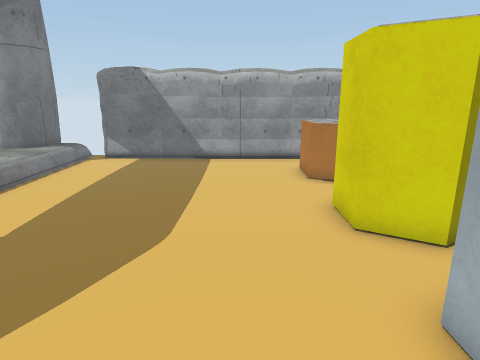
view 1 (above)

16 first-person views from a walk through a Unity game level. The camera is 1.4 m above the floor, tilts 14° down and sees 75° across. The floor is counted in squares, 0.5 m on a side. Each view is taken from the middle of a square. On the plan, view 1 faces up. The plan holds only what a view shows up to about 20 squares ahead; the rest is blank. The place goes on beyond the plan. The player character is not drawn. Some animated figures are left out. Some surface patterns are stand-ins.

view 2
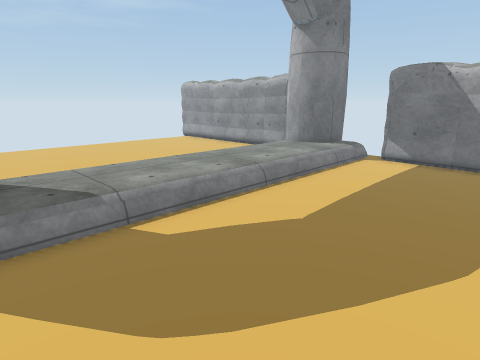

view 3
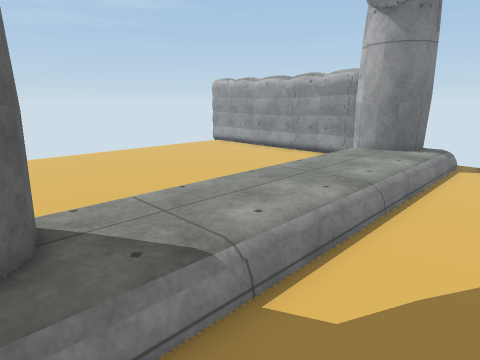

view 4
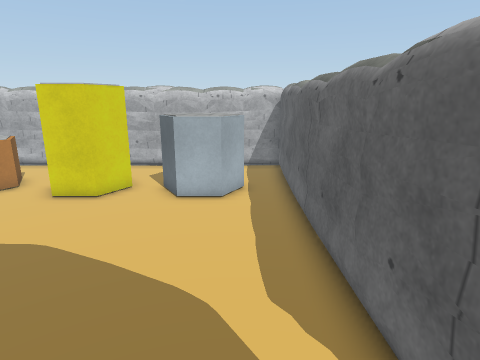

view 5
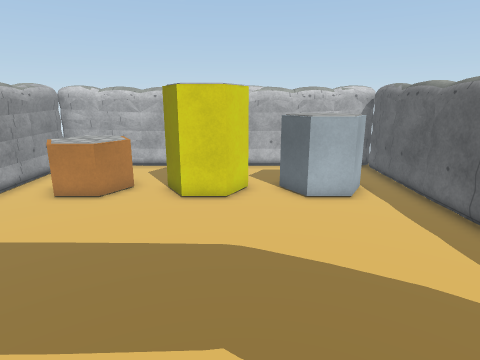

view 6
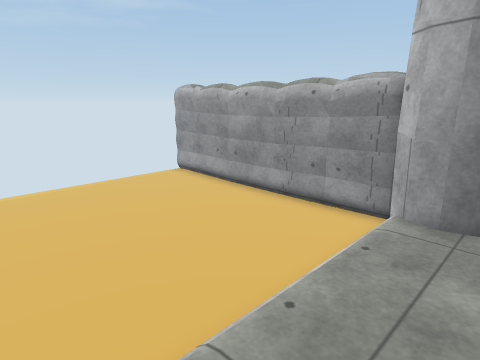

view 7
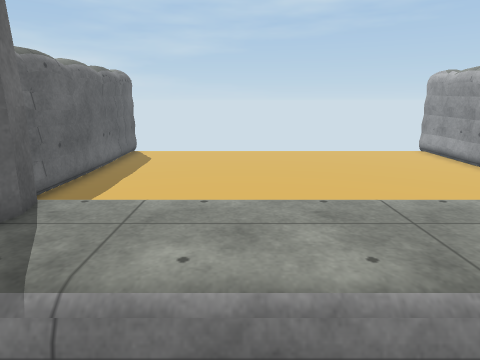

view 8
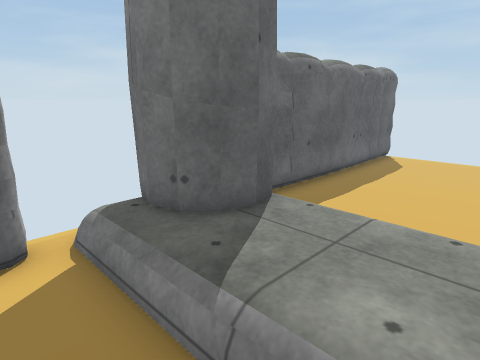

view 9
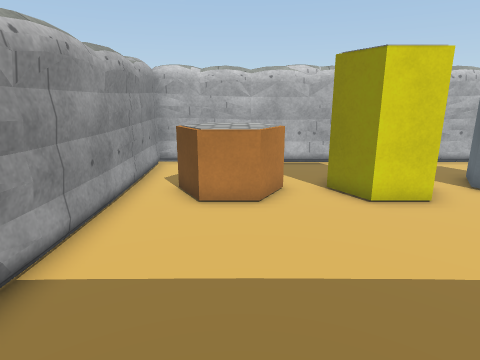

view 10
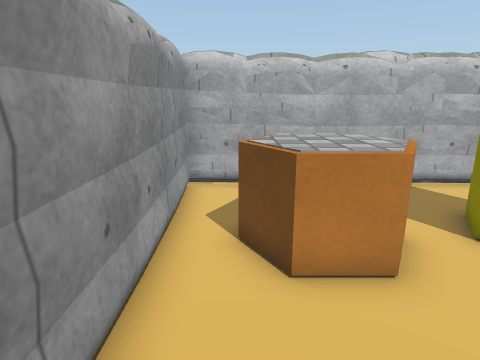

view 11
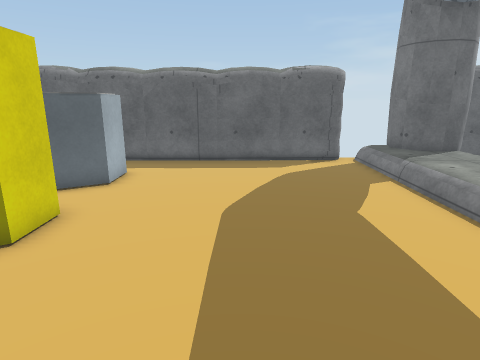

view 12
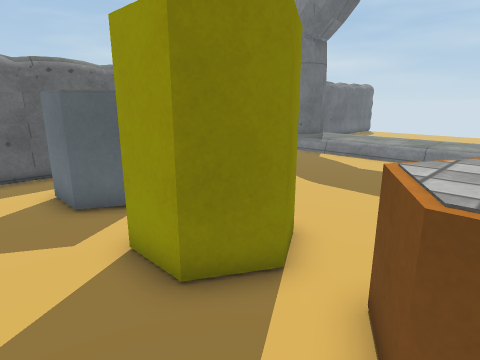

view 13
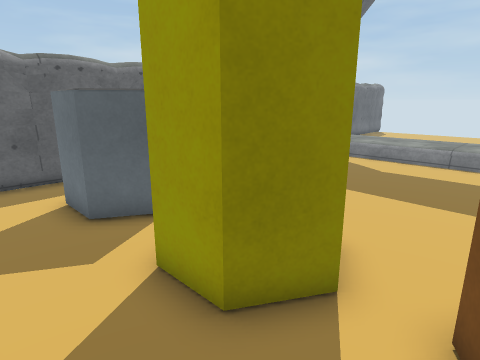

view 14
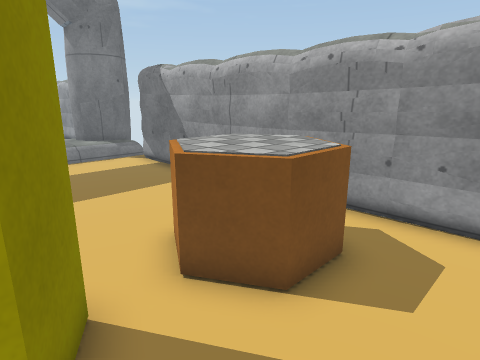

view 15
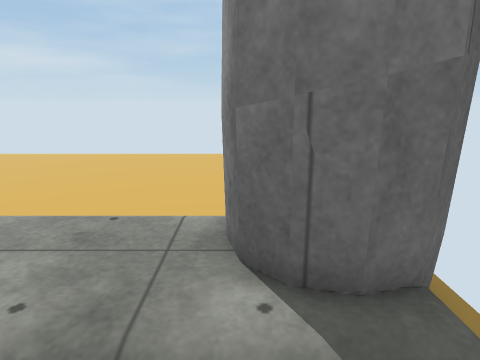

view 16
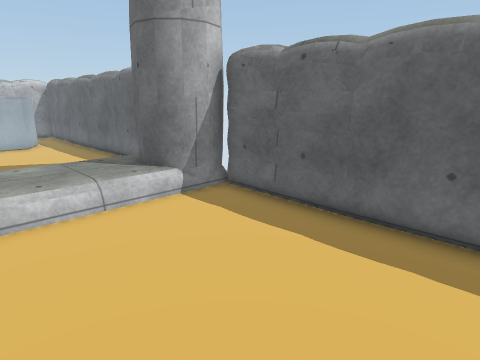

### Floor plan
Key: @ floor where view 1 was taken; # wall or solid block; . main floor; : floor 0.5 m higher than the main floor; / step, stairs or slope; O other object.
Columns run from 24 left of view 1 to 9 right of it. Each row starts with its distance up from view 1.
 17               #..
 16 ###### #########/#######   #######
 15  ...  #  ...####/.....  ###  ....#
 14  .........../###/..........OO ...#
 13  .........../:::/..........OOOO..#
 12  .........../:::/..........OOOO..#
 11  .........../:::/..........OOO...#
 10  .........../:::/................#
  9  .........../:::/..........###...#
  8  .........../:::/..........####..#
  7  ........... :::/..........####..#
  6  ..........  :::/..........###...#
  5  .........../:::/................#
  4  .........../:::/..........OOO...#
  3  .........../:::/..........OOOO..#
  2  .........../:::/..........OOOO..#
  1  .........../##:/..........OO ...#
  0  ...........####/.......@........#
 -1 ################/#################
 -2                 /#

Positions as (right, up) in squares from view 1, and headings:
1: (0, 0), facing up
2: (-1, 0), facing up-left
3: (-5, 0), facing up-left
4: (-9, 1), facing right
5: (-9, 6), facing right
6: (-9, 6), facing up-left
7: (-5, 5), facing left
8: (-6, 5), facing down-left
9: (-6, 12), facing right
10: (-2, 14), facing right
11: (-2, 14), facing down
12: (8, 12), facing down-left
13: (8, 11), facing down-left
14: (8, 8), facing up-left
15: (-6, 14), facing left
16: (-20, 6), facing down-right
